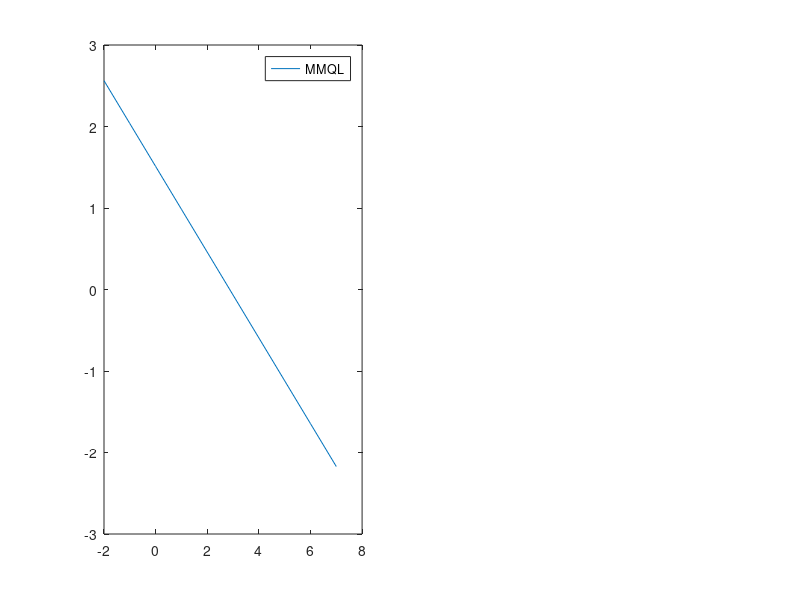

MATLAB code to generate this figure: (Note: this script raises an error after producing the figure.)
%% MMQL

clc, clear
% Conjunto de Dados de Entrada
% X = [1 2 3 4 5 6 7 8 9 10];
% Y = [1.3 3.5 4.2 5.0 7.0 8.8 10.1 12.5 13.0 15.6];

% X = [1 2 3 4 5 6 7 8];
% Y = [0.5 0.6 0.9 0.8 1.2 1.5 1.7 2.0];

X = [-2 -1 0 1 2 3 4 5 6 7];
Y = log([10 8 4 3.5 2.1 1 0.5 0.3 0.2 0.1]);


%Start Variaveis
sxy = 0;
sx2 = 0;
sx = 0;
sy = 0;

% Gerando dados
m = length(X);

%Somatorio Variaveis
for i = 1:m
    sxy = sxy + X(i)*Y(i);
    sx2 = sx2 + X(i)^2;
    sx = sx + X(i);
    sy = sy +Y(i);
end

%Definindo a0 e a1
a0 = (sx2*sy - sxy*sx)/(m*sx2-sx^2);
a1 = (m*sxy-sx*sy)/(m*sx2-sx^2);

%Gerando RETA
for i = 1:m
    f(i) = a1*X(i)+a0;
end

figure(1), clf
subplot(121)
plot(X,f, '-')
hold on
legend('MMQL')
plot(X,Y,'O')
hold on
xlabel('x')
ylabel('F(x)')
axis square


    


